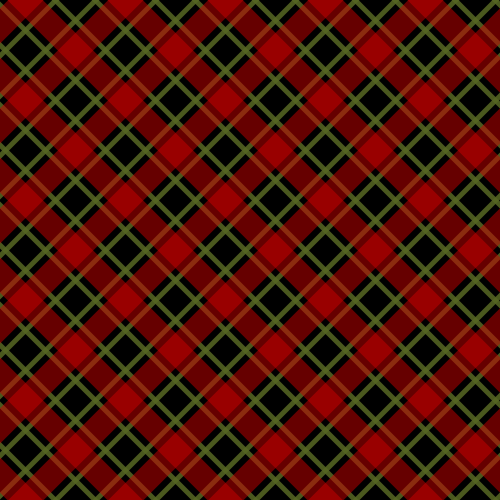
Frame 1 (no input)
Frame 60 (the mouse pressed at the canvas centre just before this capture): identical to frame 1, image omitted
Frame 120 (the mouse held since frame 60 and released just before this capture): identical to frame 1, image omitted

The Processing sketch that drew this single still picture (run headless with seeded random() and noise(); from frame 60 on, the mouse is pressed at the canvas centre):

// Processing sketch: Lab4
// ── Lab4.pde
color red = color(203, 0, 0, 128);
int r = 25;
color green = color(86, 102, 35, 220);
int g = 5;

void setup()
{
  size(500, 500);
}

void draw()
{
  background(0);
  for (int s = -500; s <= 525; s = s + 100)
  {
    stroke(green);
    strokeWeight(g);
    line(s + 30, -25, s + 580, 525);
    line(s + 70, -25, s + 620, 525);
    line(s + 30, 525, s + 580, -25);
    line(s + 70, 525, s + 620, -25);
  }
  for (int l = -500; l <= 525; l = l + 100)
  {
    stroke(red);
    strokeWeight(r);
    line(l, -25, l + 550, 525);
    line(l, 525, l + 550, -25);
  }
}
